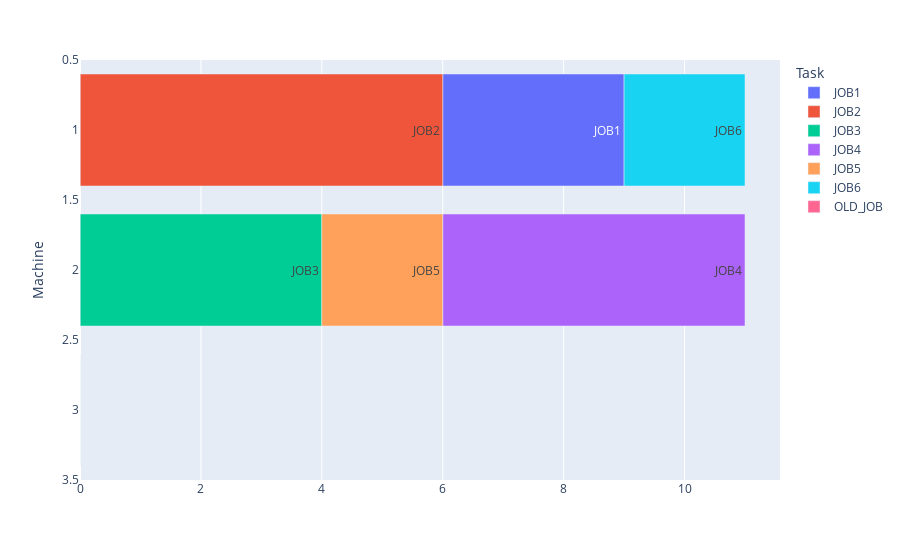
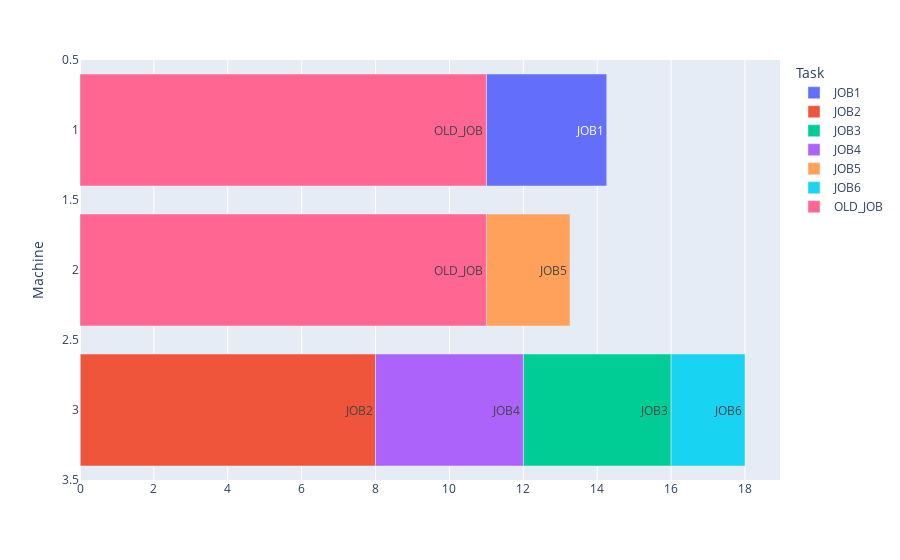
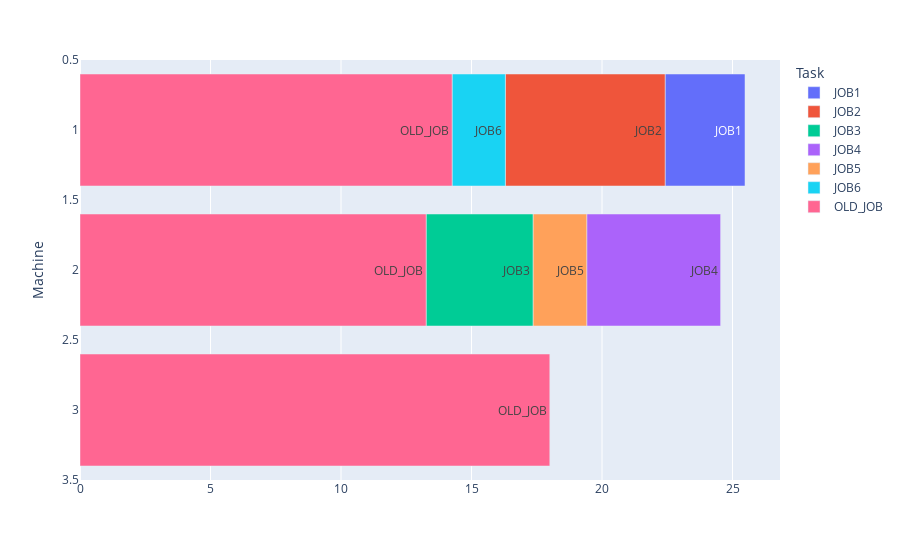
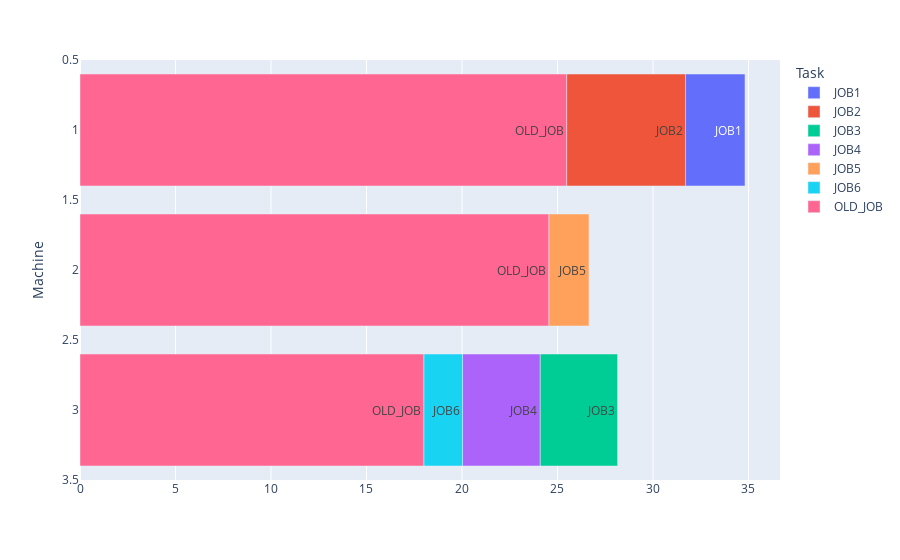

Notebook code cell kept with these figures, in order:
### Markdown cell above
### STEP MIN TEC

### Code cell
new_v_list = [1,1,1]
new_lam_list = [1,1,1]
new_o_list = [0,0,0]

for index in range(8):

    M = 3 # machine_num
    N = 6 # job_num

    p_dict = {}

    p_dict[(1,0)], p_dict[(1,1)], p_dict[(1,2)], p_dict[(1,3)], p_dict[(1,4)], p_dict[(1,5)], p_dict[(1,6)] =  0,3,6,4,7,8,2
    p_dict[(2,0)], p_dict[(2,1)], p_dict[(2,2)], p_dict[(2,3)], p_dict[(2,4)], p_dict[(2,5)], p_dict[(2,6)] =  0,5,8,4,5,2,2
    p_dict[(3,0)], p_dict[(3,1)], p_dict[(3,2)], p_dict[(3,3)], p_dict[(3,4)], p_dict[(3,5)], p_dict[(3,6)] =  0,7,8,4,4,3,2

    pi_dict = {}
    pi_dict[1], pi_dict[2], pi_dict[3] = 6,8,10

    v_dict = {}
    lam_dict = {}
    v_dict[1], v_dict[2], v_dict[3] = new_v_list[0],new_v_list[1],new_v_list[2]
    lam_dict[1], lam_dict[2], lam_dict[3] = new_lam_list[0],new_lam_list[1],new_lam_list[2]
    B = 10**6
    time_list = []

    for i in range(3):
        time_list.append(new_o_list[i])

    x_dict = {}
    for i in range(M+1):
        for j in range(N+1):
            for k in range(N+1):
                        x_dict[(i,j,k)] = LpVariable("x"+str((i,j,k)),lowBound=0, upBound=1,cat="Binary")
    c_dict = {}
    for j in range(N+1):
        c_dict[(j)] = LpVariable("c"+str(j),lowBound=0,cat="Continuous")                

    o_dict = {}
    for i in range(M+1):
        o_dict[(i)] = LpVariable("o"+str(i),lowBound=0,cat="Continuous")
    ###########    
    new_resource_dict = {}
    for i in range(M+1):
        new_resource_dict[(i)] = LpVariable("new"+str(i),lowBound=0,cat="Continuous")
    ###########    
    c_max = LpVariable("c_max",lowBound=0,cat="Continuous")
    TEC = LpVariable("TEC",lowBound=0,cat="Continuous")

    problem = pulp.LpProblem("Mim energy",LpMinimize)
    problem += TEC 
    ###################################################################################################
    problem += c_max <= (op_original_c(1,new_v_list,new_lam_list,new_o_list) + op_original_c(2,new_v_list,new_lam_list,new_o_list))*0.5
    ###################################################################################################
    for k in range(1,N+1,1):
        con_list = []
        for i in range(1,M+1,1):
            for j in range(N+1):
                    if j != k:
                        con_list.append(x_dict[(i,j,k)])
        problem += lpSum(con_list) == 1

    for j in range(1,N+1,1):
        con_list = []
        for i in range(1,M+1,1):
            for k in range(1,N+1,1):
                    if j != k:
                        con_list.append(x_dict[(i,j,k)])
        problem += lpSum(con_list) <= 1

    for i in range(1,M+1,1):
        con_list = []
        for k in range(1,N+1,1):
                con_list.append(x_dict[(i,0,k)])
        problem += lpSum(con_list) <= 1

    for j in range(1,N+1,1):
        for i in range(1,M+1,1):
            sep_one_list = []
            sep_two_list = []
            for k in range(N+1):
                    if j != k:
                        sep_one_list.append(x_dict[(i,j,k)])
            for h in range(N+1):
                    if j != h:
                        sep_two_list.append(x_dict[(i,h,j)])   
            problem += lpSum(sep_one_list) - lpSum(sep_two_list) == 0

    for i in range(1,M+1,1):
            for j in range(N+1):
                for k in range(1,N+1,+1):
                    if j != k:
                        problem += c_dict[k] - c_dict[j] + B*(1-x_dict[(i,j,k)]) >= (p_dict[(i,k)] / v_dict[i]) 

    problem += c_dict[0] == 0

    ####################################################################################
    ## new_o
    for i in range(1,M+1,1):
        con_list = []
        for j in range(N+1):
            for k in range(1,N+1,1):
                    if j != k:
                        con_list.append([ (p_dict[(i,k)]/v_dict[i]) * x_dict[(i,j,k)] ])
        problem += lpSum(con_list) + new_o_list[i-1] == o_dict[i]
    ####################################################################################
    ## new_resource_used
    for i in range(1,M+1,1):
        con_list = []
        for j in range(N+1):
            for k in range(1,N+1,1):
                    if j != k:
                        con_list.append([ (p_dict[(i,k)]) * x_dict[(i,j,k)] ])
        sep_sum = 0
        for key, val in p_dict.items():
            if key[0] == i:
                sep_sum += val   
        problem += (lpSum(con_list)+new_o_list[i-1])/(sep_sum*(index+1))  == new_resource_dict[i]    
    #####################################################################################

    for i in range(1,M+1,1):
        problem += c_max >= o_dict[i]

    con_list = []
    for i in range(1,M+1,1):
        for j in range(N+1):
            for k in range(1,N+1,1):
                    if j != k:
                        con_list.append([ (lam_dict[i]*pi_dict[i]*p_dict[(i,k)]/v_dict[i]) * x_dict[(i,j,k)]  ])
    problem += lpSum(con_list) <= TEC


    con_list = []
    for i in range(1,M+1,1):
        for j in range(N+1):
            for k in range(1,N+1,1):
                    if j != k:
                        con_list.append([ (lam_dict[i]*pi_dict[i]*p_dict[(i,k)]/v_dict[i]) * x_dict[(i,j,k)]  ])
    problem += lpSum(con_list) <= TEC

    solution = problem.solve()
    print(value(c_max),value(TEC))


    j_loc = {}
    for v in problem.variables():
        if v.varValue == 1:
            if "new" not in v.name:
                if v.name[-2] != "0":
                    j_loc[int(v.name[-2])] = int(v.name[2])

    m_loc = {}
    for i in range(1,M+1,1):
        pair_loc = {}
        for v in problem.variables():
            if v.varValue == 1:
                if v.name[-2] != "0":
                    if "new" not in v.name:
                        if v.name[2] == str(i):
                            pair_loc[int(v.name[5])] = int(v.name[-2])
        sort_job = []
        sep = 0
        while (len(sort_job) < len(pair_loc)):
            for key, val in pair_loc.items():
                if key == sep:
                    sep = val
                    sort_job.append(val)
        m_loc[i] = sort_job



    c_loc = []
    for v in problem.variables():
        if "c" in v.name:
            if v.name == "c0" or v.name == "c_max":
                continue
            c_loc.append(v.varValue)

    j_m = []
    for i in range(1,N+1,1):
        j_m.append(str(j_loc[i]))
    job_name = []
    for i in range(1,N+1,1):
        job_name.append("JOB"+str(i))
    start_loc = {}
    for key, v in m_loc.items():
        for j in v:
            if v.index(j) == 0:
                start_loc[j] = 0
            else:
                start_loc[j] = c_loc[sep-1]
            sep = j       
    start_list = []
    for i in range(1,N+1,1):
        start_list.append(start_loc[i])

    for i in range(1,4,1):
        job_name.append("OLD_JOB")
        start_list.append(0)
        c_loc.append(new_o_list[i-1])
        j_m.append(str(i))

    df = pd.DataFrame()
    df["Task"] = job_name
    df["Start"] = start_list
    df["Finish"] = c_loc
    df["Machine"] = j_m
    df['delta'] = df['Finish'] - df['Start']

    for i in range(1,M+1,1): 
        df.loc[df["Machine"]==str(i) ,["Start","Finish"]] = df.loc[df["Machine"]==str(i),["Start","Finish"]] +new_o_list[i-1]

    for i in range(1,M+1,1): 
        df.loc[N+i-1,["Start","Finish"]] = df.loc[N+i-1,["Start","Finish"]] - new_o_list[i-1] 

    fig = px.timeline(df, x_start="Start", x_end="Finish", y="Machine", color="Task",text="Task")
    fig.update_yaxes(autorange="reversed") 

    fig.layout.xaxis.type = 'linear'
    fig.data[0].x = df.delta.tolist() 
    fig.show()

    new_v_list = []
    for v in problem.variables():
        if "new"in v.name:
            print(v.name, "=", v.varValue)
    for v in problem.variables():
        if "new"in v.name:
            new_v_list.append(v_tran(v.varValue))
            print("Tran v",v.name, "=", v_tran(v.varValue))
    new_lam_list = []
    for v in problem.variables():
        if "new"in v.name:
            new_lam_list.append(lam_tran(v.varValue))
            print("Tran lam",v.name, "=", lam_tran(v.varValue))
    new_o_list = []
    for v in problem.variables():
        if "o"in v.name:
            print(v.name, "=", v.varValue)
            new_o_list.append(v.varValue)

### Figure 1 — Plotly figure (JSON) as saved in the notebook; plotly's stock layout.template omitted (floating-point values rounded to 4 significant figures)
{"data": [{"alignmentgroup": "True", "base": [6], "hovertemplate": "Task=%{text}<br>Start=%{base}<br>Finish=%{x}<br>Machine=%{y}<extra></extra>", "legendgroup": "JOB1", "marker": {"color": "#636efa"}, "name": "JOB1", "offsetgroup": "JOB1", "orientation": "h", "showlegend": true, "text": ["JOB1"], "textposition": "auto", "type": "bar", "x": [3, 6, 4, 5, 2, 2, 0, 0, 0], "xaxis": "x", "y": ["1"], "yaxis": "y"}, {"alignmentgroup": "True", "base": [0], "hovertemplate": "Task=%{text}<br>Start=%{base}<br>Finish=%{x}<br>Machine=%{y}<extra></extra>", "legendgroup": "JOB2", "marker": {"color": "#EF553B"}, "name": "JOB2", "offsetgroup": "JOB2", "orientation": "h", "showlegend": true, "text": ["JOB2"], "textposition": "auto", "type": "bar", "x": [6], "xaxis": "x", "y": ["1"], "yaxis": "y"}, {"alignmentgroup": "True", "base": [0], "hovertemplate": "Task=%{text}<br>Start=%{base}<br>Finish=%{x}<br>Machine=%{y}<extra></extra>", "legendgroup": "JOB3", "marker": {"color": "#00cc96"}, "name": "JOB3", "offsetgroup": "JOB3", "orientation": "h", "showlegend": true, "text": ["JOB3"], "textposition": "auto", "type": "bar", "x": [4], "xaxis": "x", "y": ["2"], "yaxis": "y"}, {"alignmentgroup": "True", "base": [6], "hovertemplate": "Task=%{text}<br>Start=%{base}<br>Finish=%{x}<br>Machine=%{y}<extra></extra>", "legendgroup": "JOB4", "marker": {"color": "#ab63fa"}, "name": "JOB4", "offsetgroup": "JOB4", "orientation": "h", "showlegend": true, "text": ["JOB4"], "textposition": "auto", "type": "bar", "x": [5], "xaxis": "x", "y": ["2"], "yaxis": "y"}, {"alignmentgroup": "True", "base": [4], "hovertemplate": "Task=%{text}<br>Start=%{base}<br>Finish=%{x}<br>Machine=%{y}<extra></extra>", "legendgroup": "JOB5", "marker": {"color": "#FFA15A"}, "name": "JOB5", "offsetgroup": "JOB5", "orientation": "h", "showlegend": true, "text": ["JOB5"], "textposition": "auto", "type": "bar", "x": [2], "xaxis": "x", "y": ["2"], "yaxis": "y"}, {"alignmentgroup": "True", "base": [9], "hovertemplate": "Task=%{text}<br>Start=%{base}<br>Finish=%{x}<br>Machine=%{y}<extra></extra>", "legendgroup": "JOB6", "marker": {"color": "#19d3f3"}, "name": "JOB6", "offsetgroup": "JOB6", "orientation": "h", "showlegend": true, "text": ["JOB6"], "textposition": "auto", "type": "bar", "x": [2], "xaxis": "x", "y": ["1"], "yaxis": "y"}, {"alignmentgroup": "True", "base": [0, 0, 0], "hovertemplate": "Task=%{text}<br>Start=%{base}<br>Finish=%{x}<br>Machine=%{y}<extra></extra>", "legendgroup": "OLD_JOB", "marker": {"color": "#FF6692"}, "name": "OLD_JOB", "offsetgroup": "OLD_JOB", "orientation": "h", "showlegend": true, "text": ["OLD_JOB", "OLD_JOB", "OLD_JOB"], "textposition": "auto", "type": "bar", "x": [0, 0, 0], "xaxis": "x", "y": ["1", "2", "3"], "yaxis": "y"}], "layout": {"barmode": "overlay", "legend": {"title": {"text": "Task"}, "tracegroupgap": 0}, "margin": {"t": 60}, "xaxis": {"anchor": "y", "domain": [0, 1], "type": "linear"}, "yaxis": {"anchor": "x", "autorange": "reversed", "domain": [0, 1], "title": {"text": "Machine"}}}}

### Figure 2 — Plotly figure (JSON) as saved in the notebook; plotly's stock layout.template omitted (floating-point values rounded to 4 significant figures)
{"data": [{"alignmentgroup": "True", "base": [11], "hovertemplate": "Task=%{text}<br>Start=%{base}<br>Finish=%{x}<br>Machine=%{y}<extra></extra>", "legendgroup": "JOB1", "marker": {"color": "#636efa"}, "name": "JOB1", "offsetgroup": "JOB1", "orientation": "h", "showlegend": true, "text": ["JOB1"], "textposition": "auto", "type": "bar", "x": [3.257, 8, 4, 4, 2.262, 2, 11, 11, 0], "xaxis": "x", "y": ["1"], "yaxis": "y"}, {"alignmentgroup": "True", "base": [0], "hovertemplate": "Task=%{text}<br>Start=%{base}<br>Finish=%{x}<br>Machine=%{y}<extra></extra>", "legendgroup": "JOB2", "marker": {"color": "#EF553B"}, "name": "JOB2", "offsetgroup": "JOB2", "orientation": "h", "showlegend": true, "text": ["JOB2"], "textposition": "auto", "type": "bar", "x": [8], "xaxis": "x", "y": ["3"], "yaxis": "y"}, {"alignmentgroup": "True", "base": [12], "hovertemplate": "Task=%{text}<br>Start=%{base}<br>Finish=%{x}<br>Machine=%{y}<extra></extra>", "legendgroup": "JOB3", "marker": {"color": "#00cc96"}, "name": "JOB3", "offsetgroup": "JOB3", "orientation": "h", "showlegend": true, "text": ["JOB3"], "textposition": "auto", "type": "bar", "x": [4], "xaxis": "x", "y": ["3"], "yaxis": "y"}, {"alignmentgroup": "True", "base": [8], "hovertemplate": "Task=%{text}<br>Start=%{base}<br>Finish=%{x}<br>Machine=%{y}<extra></extra>", "legendgroup": "JOB4", "marker": {"color": "#ab63fa"}, "name": "JOB4", "offsetgroup": "JOB4", "orientation": "h", "showlegend": true, "text": ["JOB4"], "textposition": "auto", "type": "bar", "x": [4], "xaxis": "x", "y": ["3"], "yaxis": "y"}, {"alignmentgroup": "True", "base": [11], "hovertemplate": "Task=%{text}<br>Start=%{base}<br>Finish=%{x}<br>Machine=%{y}<extra></extra>", "legendgroup": "JOB5", "marker": {"color": "#FFA15A"}, "name": "JOB5", "offsetgroup": "JOB5", "orientation": "h", "showlegend": true, "text": ["JOB5"], "textposition": "auto", "type": "bar", "x": [2.262], "xaxis": "x", "y": ["2"], "yaxis": "y"}, {"alignmentgroup": "True", "base": [16], "hovertemplate": "Task=%{text}<br>Start=%{base}<br>Finish=%{x}<br>Machine=%{y}<extra></extra>", "legendgroup": "JOB6", "marker": {"color": "#19d3f3"}, "name": "JOB6", "offsetgroup": "JOB6", "orientation": "h", "showlegend": true, "text": ["JOB6"], "textposition": "auto", "type": "bar", "x": [2], "xaxis": "x", "y": ["3"], "yaxis": "y"}, {"alignmentgroup": "True", "base": [0, 0, 0], "hovertemplate": "Task=%{text}<br>Start=%{base}<br>Finish=%{x}<br>Machine=%{y}<extra></extra>", "legendgroup": "OLD_JOB", "marker": {"color": "#FF6692"}, "name": "OLD_JOB", "offsetgroup": "OLD_JOB", "orientation": "h", "showlegend": true, "text": ["OLD_JOB", "OLD_JOB", "OLD_JOB"], "textposition": "auto", "type": "bar", "x": [11, 11, 0], "xaxis": "x", "y": ["1", "2", "3"], "yaxis": "y"}], "layout": {"barmode": "overlay", "legend": {"title": {"text": "Task"}, "tracegroupgap": 0}, "margin": {"t": 60}, "xaxis": {"anchor": "y", "domain": [0, 1], "type": "linear"}, "yaxis": {"anchor": "x", "autorange": "reversed", "domain": [0, 1], "title": {"text": "Machine"}}}}

### Figure 3 — Plotly figure (JSON) as saved in the notebook; plotly's stock layout.template omitted (floating-point values rounded to 4 significant figures)
{"data": [{"alignmentgroup": "True", "base": [22.42], "hovertemplate": "Task=%{text}<br>Start=%{base}<br>Finish=%{x}<br>Machine=%{y}<extra></extra>", "legendgroup": "JOB1", "marker": {"color": "#636efa"}, "name": "JOB1", "offsetgroup": "JOB1", "orientation": "h", "showlegend": true, "text": ["JOB1"], "textposition": "auto", "type": "bar", "x": [3.06, 6.121, 4.103, 5.128, 2.051, 2.04, 14.26, 13.26, 18], "xaxis": "x", "y": ["1"], "yaxis": "y"}, {"alignmentgroup": "True", "base": [16.3], "hovertemplate": "Task=%{text}<br>Start=%{base}<br>Finish=%{x}<br>Machine=%{y}<extra></extra>", "legendgroup": "JOB2", "marker": {"color": "#EF553B"}, "name": "JOB2", "offsetgroup": "JOB2", "orientation": "h", "showlegend": true, "text": ["JOB2"], "textposition": "auto", "type": "bar", "x": [6.121], "xaxis": "x", "y": ["1"], "yaxis": "y"}, {"alignmentgroup": "True", "base": [13.26], "hovertemplate": "Task=%{text}<br>Start=%{base}<br>Finish=%{x}<br>Machine=%{y}<extra></extra>", "legendgroup": "JOB3", "marker": {"color": "#00cc96"}, "name": "JOB3", "offsetgroup": "JOB3", "orientation": "h", "showlegend": true, "text": ["JOB3"], "textposition": "auto", "type": "bar", "x": [4.103], "xaxis": "x", "y": ["2"], "yaxis": "y"}, {"alignmentgroup": "True", "base": [19.42], "hovertemplate": "Task=%{text}<br>Start=%{base}<br>Finish=%{x}<br>Machine=%{y}<extra></extra>", "legendgroup": "JOB4", "marker": {"color": "#ab63fa"}, "name": "JOB4", "offsetgroup": "JOB4", "orientation": "h", "showlegend": true, "text": ["JOB4"], "textposition": "auto", "type": "bar", "x": [5.128], "xaxis": "x", "y": ["2"], "yaxis": "y"}, {"alignmentgroup": "True", "base": [17.36], "hovertemplate": "Task=%{text}<br>Start=%{base}<br>Finish=%{x}<br>Machine=%{y}<extra></extra>", "legendgroup": "JOB5", "marker": {"color": "#FFA15A"}, "name": "JOB5", "offsetgroup": "JOB5", "orientation": "h", "showlegend": true, "text": ["JOB5"], "textposition": "auto", "type": "bar", "x": [2.051], "xaxis": "x", "y": ["2"], "yaxis": "y"}, {"alignmentgroup": "True", "base": [14.26], "hovertemplate": "Task=%{text}<br>Start=%{base}<br>Finish=%{x}<br>Machine=%{y}<extra></extra>", "legendgroup": "JOB6", "marker": {"color": "#19d3f3"}, "name": "JOB6", "offsetgroup": "JOB6", "orientation": "h", "showlegend": true, "text": ["JOB6"], "textposition": "auto", "type": "bar", "x": [2.04], "xaxis": "x", "y": ["1"], "yaxis": "y"}, {"alignmentgroup": "True", "base": [0, 0, 0], "hovertemplate": "Task=%{text}<br>Start=%{base}<br>Finish=%{x}<br>Machine=%{y}<extra></extra>", "legendgroup": "OLD_JOB", "marker": {"color": "#FF6692"}, "name": "OLD_JOB", "offsetgroup": "OLD_JOB", "orientation": "h", "showlegend": true, "text": ["OLD_JOB", "OLD_JOB", "OLD_JOB"], "textposition": "auto", "type": "bar", "x": [14.26, 13.26, 18], "xaxis": "x", "y": ["1", "2", "3"], "yaxis": "y"}], "layout": {"barmode": "overlay", "legend": {"title": {"text": "Task"}, "tracegroupgap": 0}, "margin": {"t": 60}, "xaxis": {"anchor": "y", "domain": [0, 1], "type": "linear"}, "yaxis": {"anchor": "x", "autorange": "reversed", "domain": [0, 1], "title": {"text": "Machine"}}}}

### Figure 4 — Plotly figure (JSON) as saved in the notebook; plotly's stock layout.template omitted (floating-point values rounded to 4 significant figures)
{"data": [{"alignmentgroup": "True", "base": [31.7], "hovertemplate": "Task=%{text}<br>Start=%{base}<br>Finish=%{x}<br>Machine=%{y}<extra></extra>", "legendgroup": "JOB1", "marker": {"color": "#636efa"}, "name": "JOB1", "offsetgroup": "JOB1", "orientation": "h", "showlegend": true, "text": ["JOB1"], "textposition": "auto", "type": "bar", "x": [3.113, 6.226, 4.059, 4.059, 2.104, 2.029, 25.48, 24.54, 18], "xaxis": "x", "y": ["1"], "yaxis": "y"}, {"alignmentgroup": "True", "base": [25.48], "hovertemplate": "Task=%{text}<br>Start=%{base}<br>Finish=%{x}<br>Machine=%{y}<extra></extra>", "legendgroup": "JOB2", "marker": {"color": "#EF553B"}, "name": "JOB2", "offsetgroup": "JOB2", "orientation": "h", "showlegend": true, "text": ["JOB2"], "textposition": "auto", "type": "bar", "x": [6.226], "xaxis": "x", "y": ["1"], "yaxis": "y"}, {"alignmentgroup": "True", "base": [24.09], "hovertemplate": "Task=%{text}<br>Start=%{base}<br>Finish=%{x}<br>Machine=%{y}<extra></extra>", "legendgroup": "JOB3", "marker": {"color": "#00cc96"}, "name": "JOB3", "offsetgroup": "JOB3", "orientation": "h", "showlegend": true, "text": ["JOB3"], "textposition": "auto", "type": "bar", "x": [4.059], "xaxis": "x", "y": ["3"], "yaxis": "y"}, {"alignmentgroup": "True", "base": [20.03], "hovertemplate": "Task=%{text}<br>Start=%{base}<br>Finish=%{x}<br>Machine=%{y}<extra></extra>", "legendgroup": "JOB4", "marker": {"color": "#ab63fa"}, "name": "JOB4", "offsetgroup": "JOB4", "orientation": "h", "showlegend": true, "text": ["JOB4"], "textposition": "auto", "type": "bar", "x": [4.059], "xaxis": "x", "y": ["3"], "yaxis": "y"}, {"alignmentgroup": "True", "base": [24.54], "hovertemplate": "Task=%{text}<br>Start=%{base}<br>Finish=%{x}<br>Machine=%{y}<extra></extra>", "legendgroup": "JOB5", "marker": {"color": "#FFA15A"}, "name": "JOB5", "offsetgroup": "JOB5", "orientation": "h", "showlegend": true, "text": ["JOB5"], "textposition": "auto", "type": "bar", "x": [2.104], "xaxis": "x", "y": ["2"], "yaxis": "y"}, {"alignmentgroup": "True", "base": [18], "hovertemplate": "Task=%{text}<br>Start=%{base}<br>Finish=%{x}<br>Machine=%{y}<extra></extra>", "legendgroup": "JOB6", "marker": {"color": "#19d3f3"}, "name": "JOB6", "offsetgroup": "JOB6", "orientation": "h", "showlegend": true, "text": ["JOB6"], "textposition": "auto", "type": "bar", "x": [2.029], "xaxis": "x", "y": ["3"], "yaxis": "y"}, {"alignmentgroup": "True", "base": [0, 0, 0], "hovertemplate": "Task=%{text}<br>Start=%{base}<br>Finish=%{x}<br>Machine=%{y}<extra></extra>", "legendgroup": "OLD_JOB", "marker": {"color": "#FF6692"}, "name": "OLD_JOB", "offsetgroup": "OLD_JOB", "orientation": "h", "showlegend": true, "text": ["OLD_JOB", "OLD_JOB", "OLD_JOB"], "textposition": "auto", "type": "bar", "x": [25.48, 24.54, 18], "xaxis": "x", "y": ["1", "2", "3"], "yaxis": "y"}], "layout": {"barmode": "overlay", "legend": {"title": {"text": "Task"}, "tracegroupgap": 0}, "margin": {"t": 60}, "xaxis": {"anchor": "y", "domain": [0, 1], "type": "linear"}, "yaxis": {"anchor": "x", "autorange": "reversed", "domain": [0, 1], "title": {"text": "Machine"}}}}
